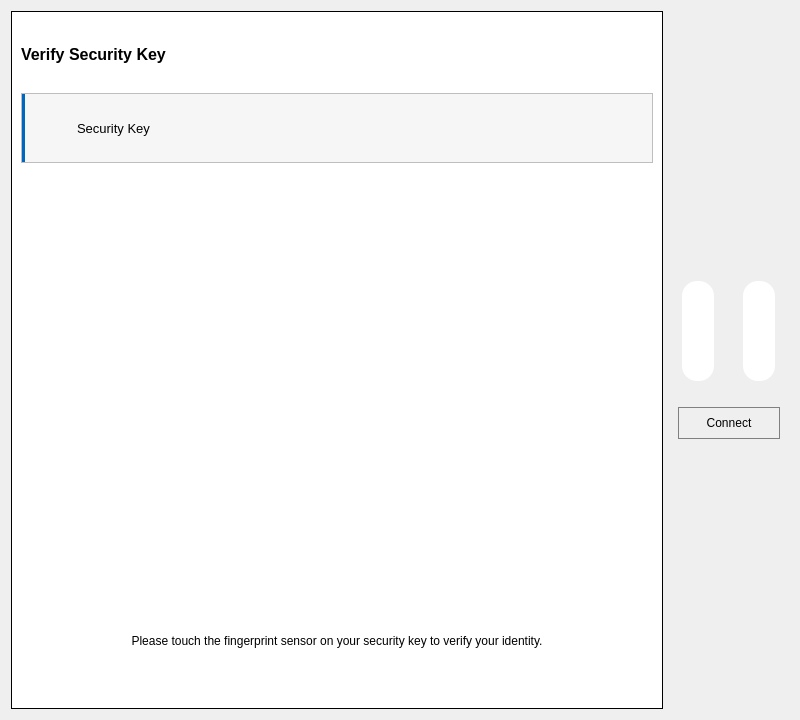
<?xml version="1.0" encoding="UTF-8"?>
<ui version="4.0">
 <class>Form</class>
 <widget class="QWidget" name="Form">
  <property name="geometry">
   <rect>
    <x>0</x>
    <y>0</y>
    <width>800</width>
    <height>720</height>
   </rect>
  </property>
  <property name="maximumSize">
   <size>
    <width>800</width>
    <height>720</height>
   </size>
  </property>
  <property name="windowTitle">
   <string>Form</string>
  </property>
  <property name="styleSheet">
   <string notr="true">#left_frame {
	border: 1px solid black;
	background-color: #fff;
}

#key_select_frame {
	background-color: #f6f6f6;
	border-left: 4px solid #0067c0;
}

#connect_btn {
	border: 1px solid gray;
	height: 30px;
	width: 100px;
}

#fp1_btn, #fp4_btn {
	max-width: 80px;
	height: 100px;
	border: none;
	background-color: #fff;
	border-radius: 15%;
}

#fp1_btn:checked, #fp4_btn:checked {
	border: 3px solid #4070f4;
}</string>
  </property>
  <layout class="QHBoxLayout" name="horizontalLayout">
   <item>
    <widget class="QFrame" name="left_frame">
     <property name="minimumSize">
      <size>
       <width>400</width>
       <height>0</height>
      </size>
     </property>
     <property name="frameShape">
      <enum>QFrame::StyledPanel</enum>
     </property>
     <property name="frameShadow">
      <enum>QFrame::Raised</enum>
     </property>
     <layout class="QVBoxLayout" name="verticalLayout">
      <item>
       <widget class="QLabel" name="label_4">
        <property name="maximumSize">
         <size>
          <width>16777215</width>
          <height>50</height>
         </size>
        </property>
        <property name="font">
         <font>
          <pointsize>12</pointsize>
          <weight>75</weight>
          <bold>true</bold>
         </font>
        </property>
        <property name="text">
         <string>Verify Security Key</string>
        </property>
       </widget>
      </item>
      <item>
       <widget class="QFrame" name="key_select_frame">
        <property name="maximumSize">
         <size>
          <width>16777215</width>
          <height>70</height>
         </size>
        </property>
        <property name="frameShape">
         <enum>QFrame::StyledPanel</enum>
        </property>
        <property name="frameShadow">
         <enum>QFrame::Raised</enum>
        </property>
        <layout class="QHBoxLayout" name="horizontalLayout_2">
         <item>
          <widget class="QLabel" name="usb_icon">
           <property name="maximumSize">
            <size>
             <width>40</width>
             <height>40</height>
            </size>
           </property>
           <property name="text">
            <string/>
           </property>
           <property name="pixmap">
            <pixmap>../../resources/icons/usb-drive.svg</pixmap>
           </property>
           <property name="scaledContents">
            <bool>true</bool>
           </property>
           <property name="alignment">
            <set>Qt::AlignLeading|Qt::AlignLeft|Qt::AlignVCenter</set>
           </property>
          </widget>
         </item>
         <item>
          <widget class="QLabel" name="key_name">
           <property name="font">
            <font>
             <pointsize>10</pointsize>
            </font>
           </property>
           <property name="text">
            <string>Security Key</string>
           </property>
          </widget>
         </item>
        </layout>
       </widget>
      </item>
      <item>
       <widget class="QLabel" name="fingerprint">
        <property name="maximumSize">
         <size>
          <width>16777215</width>
          <height>400</height>
         </size>
        </property>
        <property name="pixmap">
         <pixmap>../../resources/images/fp_0.png</pixmap>
        </property>
        <property name="alignment">
         <set>Qt::AlignCenter</set>
        </property>
       </widget>
      </item>
      <item>
       <widget class="QLabel" name="instruction_label">
        <property name="maximumSize">
         <size>
          <width>16777215</width>
          <height>100</height>
         </size>
        </property>
        <property name="text">
         <string>Please touch the fingerprint sensor on your security key to verify your identity.</string>
        </property>
        <property name="alignment">
         <set>Qt::AlignCenter</set>
        </property>
        <property name="wordWrap">
         <bool>true</bool>
        </property>
       </widget>
      </item>
     </layout>
    </widget>
   </item>
   <item>
    <widget class="QFrame" name="key_frame">
     <property name="sizePolicy">
      <sizepolicy hsizetype="Maximum" vsizetype="Maximum">
       <horstretch>0</horstretch>
       <verstretch>0</verstretch>
      </sizepolicy>
     </property>
     <property name="cursor">
      <cursorShape>ArrowCursor</cursorShape>
     </property>
     <property name="styleSheet">
      <string notr="true"/>
     </property>
     <property name="frameShape">
      <enum>QFrame::NoFrame</enum>
     </property>
     <property name="frameShadow">
      <enum>QFrame::Raised</enum>
     </property>
     <layout class="QVBoxLayout" name="verticalLayout_2">
      <item>
       <layout class="QHBoxLayout" name="finger_container">
        <property name="spacing">
         <number>20</number>
        </property>
        <item alignment="Qt::AlignHCenter">
         <widget class="ShadowButton" name="fp1_btn">
          <property name="cursor">
           <cursorShape>PointingHandCursor</cursorShape>
          </property>
          <property name="text">
           <string/>
          </property>
          <property name="icon">
           <iconset>
            <normaloff>../../data/fingerprints/fp3.png</normaloff>../../data/fingerprints/fp3.png</iconset>
          </property>
          <property name="iconSize">
           <size>
            <width>70</width>
            <height>100</height>
           </size>
          </property>
          <property name="checkable">
           <bool>true</bool>
          </property>
         </widget>
        </item>
        <item alignment="Qt::AlignHCenter">
         <widget class="ShadowButton" name="fp4_btn">
          <property name="cursor">
           <cursorShape>PointingHandCursor</cursorShape>
          </property>
          <property name="text">
           <string/>
          </property>
          <property name="icon">
           <iconset>
            <normaloff>../../data/fingerprints/fp4.png</normaloff>../../data/fingerprints/fp4.png</iconset>
          </property>
          <property name="iconSize">
           <size>
            <width>70</width>
            <height>100</height>
           </size>
          </property>
          <property name="checkable">
           <bool>true</bool>
          </property>
         </widget>
        </item>
       </layout>
      </item>
      <item>
       <widget class="ClickableLabel" name="security_key">
        <property name="text">
         <string/>
        </property>
        <property name="pixmap">
         <pixmap>../../resources/images/security_key.png</pixmap>
        </property>
       </widget>
      </item>
      <item alignment="Qt::AlignHCenter">
       <widget class="QPushButton" name="connect_btn">
        <property name="sizePolicy">
         <sizepolicy hsizetype="Minimum" vsizetype="Fixed">
          <horstretch>0</horstretch>
          <verstretch>0</verstretch>
         </sizepolicy>
        </property>
        <property name="cursor">
         <cursorShape>PointingHandCursor</cursorShape>
        </property>
        <property name="text">
         <string>Connect</string>
        </property>
        <property name="icon">
         <iconset>
          <normaloff>../../resources/icons/electric-cord-1.svg</normaloff>../../resources/icons/electric-cord-1.svg</iconset>
        </property>
       </widget>
      </item>
     </layout>
    </widget>
   </item>
  </layout>
 </widget>
 <customwidgets>
  <customwidget>
   <class>ClickableLabel</class>
   <extends>QLabel</extends>
   <header location="global">widgets/clickables.h</header>
  </customwidget>
  <customwidget>
   <class>ShadowButton</class>
   <extends>QPushButton</extends>
   <header location="global">widgets/shadow.h</header>
  </customwidget>
 </customwidgets>
 <resources/>
 <connections/>
</ui>
